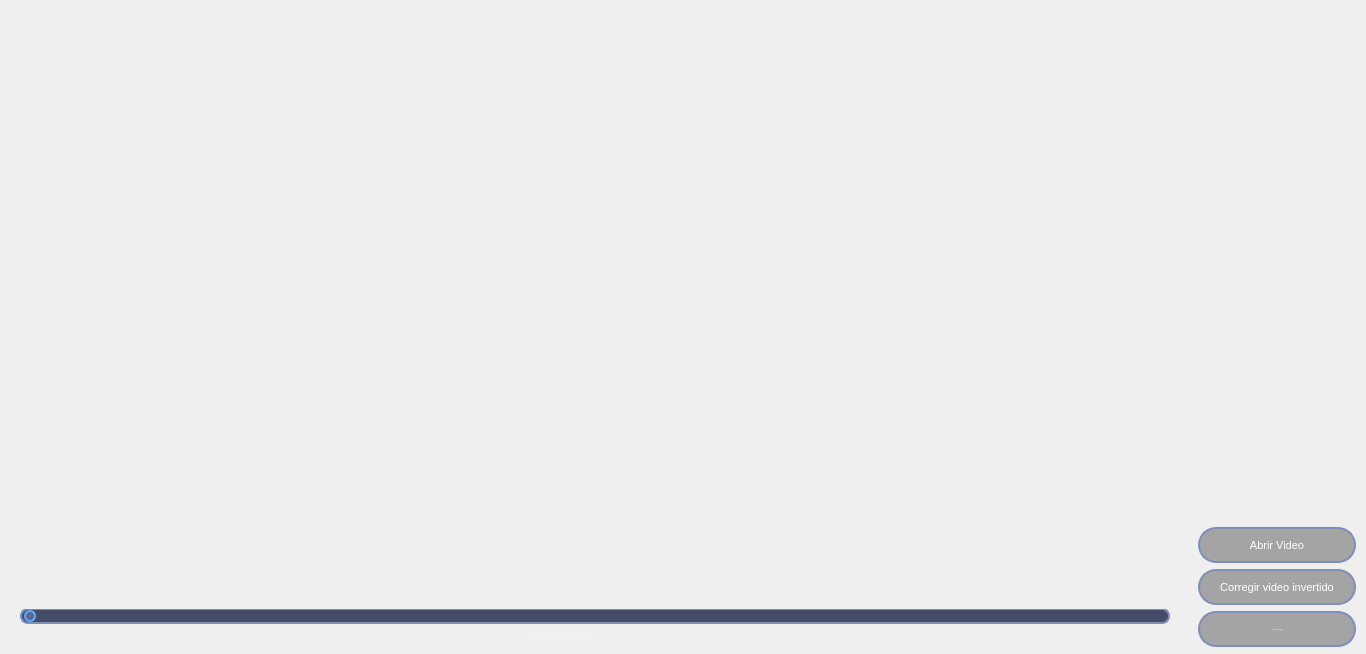
<?xml version="1.0" encoding="UTF-8"?>
<ui version="4.0">
 <class>KeyFrameSelection</class>
 <widget class="QWidget" name="KeyFrameSelection">
  <property name="geometry">
   <rect>
    <x>0</x>
    <y>0</y>
    <width>1366</width>
    <height>654</height>
   </rect>
  </property>
  <property name="sizePolicy">
   <sizepolicy hsizetype="Preferred" vsizetype="Preferred">
    <horstretch>0</horstretch>
    <verstretch>0</verstretch>
   </sizepolicy>
  </property>
  <property name="maximumSize">
   <size>
    <width>16777215</width>
    <height>16777215</height>
   </size>
  </property>
  <property name="font">
   <font>
    <pointsize>8</pointsize>
   </font>
  </property>
  <property name="styleSheet">
   <string notr="true">QLabel {
background-color: none;
color: #FFF;
font: 16px &quot;Open Sans&quot;
}

/* ========================&gt; SLIDERS*/
QSlider {
background-color: none;
color: #FFF;
font: 16px &quot;Open Sans&quot;
}
QSlider::groove:horizontal {
    border: 2px solid rgb(127, 141, 186);
	border-radius: 8px;
    height:8px; /* the groove expands to the size of the slider by default. by giving it a height, it has a fixed size */
    background: rgb(69, 77, 102);
    margin: 2px 0;
	padding:2px;
}
QSlider::handle:horizontal {
    background: rgb(93, 103, 136);
    border: 2px solid rgb(85, 170, 255);
	border-radius: 6px;
    width: 8px;
    margin: -2px 0; /* handle is placed by default on the contents rect of the groove. Expand outside the groove */
}
QSlider::handle:horizontal:hover {
	border-color:rgb(85, 170, 255);
	background-color: rgba(0, 0, 0, 80);	
}

QSlider::handle:horizontal:pressed {
	border-color:rgb(255, 170, 0);
	background-color: rgba(0, 0, 0, 80);
}

/* ========================&gt; PUSH BUTTONS*/
QPushButton{
border-width: 2px;
border-style: solid;
border-color: rgb(127, 141, 186);
border-radius: 18px;
color: #FFF;
background-color:rgba(0, 0, 0, 80);
padding-left: 20px;
padding-right: 20px;
padding-top: 5px;
padding-bottom: 5px;
font: 16px &quot;Open Sans&quot;
}
QPushButton:hover{
border-color:rgb(85, 170, 255);
background-color: rgba(0, 0, 0, 120);
}

QPushButton:pressed{
border-color:rgb(255, 170, 0);
background-color: rgba(0, 0, 0, 150);
}

QPushButton:disabled{
color: rgb(132, 132, 132);
background-color: rgba(0, 0, 0, 180);
}

/*  ========================&gt; MESSAGEBOX*/

QMessageBox{
	border-radius:20px;
	background-color: rgb(106, 116, 154);
}</string>
  </property>
  <layout class="QHBoxLayout" name="horizontalLayout_3">
   <property name="spacing">
    <number>6</number>
   </property>
   <property name="leftMargin">
    <number>4</number>
   </property>
   <property name="topMargin">
    <number>1</number>
   </property>
   <property name="rightMargin">
    <number>4</number>
   </property>
   <property name="bottomMargin">
    <number>1</number>
   </property>
   <item>
    <spacer name="horizontalSpacer_2">
     <property name="orientation">
      <enum>Qt::Horizontal</enum>
     </property>
     <property name="sizeType">
      <enum>QSizePolicy::Minimum</enum>
     </property>
     <property name="sizeHint" stdset="0">
      <size>
       <width>10</width>
       <height>20</height>
      </size>
     </property>
    </spacer>
   </item>
   <item>
    <layout class="QVBoxLayout" name="verticalLayout_2">
     <property name="leftMargin">
      <number>6</number>
     </property>
     <property name="rightMargin">
      <number>6</number>
     </property>
     <item>
      <spacer name="verticalSpacer_2">
       <property name="orientation">
        <enum>Qt::Vertical</enum>
       </property>
       <property name="sizeType">
        <enum>QSizePolicy::Expanding</enum>
       </property>
       <property name="sizeHint" stdset="0">
        <size>
         <width>20</width>
         <height>500</height>
        </size>
       </property>
      </spacer>
     </item>
     <item>
      <widget class="QLabel" name="img_label">
       <property name="enabled">
        <bool>true</bool>
       </property>
       <property name="sizePolicy">
        <sizepolicy hsizetype="Minimum" vsizetype="Minimum">
         <horstretch>0</horstretch>
         <verstretch>0</verstretch>
        </sizepolicy>
       </property>
       <property name="minimumSize">
        <size>
         <width>1000</width>
         <height>563</height>
        </size>
       </property>
       <property name="maximumSize">
        <size>
         <width>16777215</width>
         <height>16777215</height>
        </size>
       </property>
       <property name="styleSheet">
        <string notr="true">background-color: none;</string>
       </property>
       <property name="text">
        <string/>
       </property>
      </widget>
     </item>
     <item>
      <spacer name="verticalSpacer_6">
       <property name="orientation">
        <enum>Qt::Vertical</enum>
       </property>
       <property name="sizeHint" stdset="0">
        <size>
         <width>20</width>
         <height>500</height>
        </size>
       </property>
      </spacer>
     </item>
     <item>
      <widget class="QSlider" name="video_slider">
       <property name="maximumSize">
        <size>
         <width>16777215</width>
         <height>16777215</height>
        </size>
       </property>
       <property name="styleSheet">
        <string notr="true">background-color: none;</string>
       </property>
       <property name="orientation">
        <enum>Qt::Horizontal</enum>
       </property>
      </widget>
     </item>
     <item>
      <layout class="QHBoxLayout" name="horizontalLayout">
       <item>
        <widget class="QLabel" name="txt_frame_actual">
         <property name="styleSheet">
          <string notr="true">background-color: none;
color: rgb(243, 243, 243)</string>
         </property>
         <property name="text">
          <string>Actual Frame</string>
         </property>
         <property name="alignment">
          <set>Qt::AlignRight|Qt::AlignTrailing|Qt::AlignVCenter</set>
         </property>
        </widget>
       </item>
       <item>
        <widget class="QLabel" name="txt_frame_max">
         <property name="font">
          <font>
           <family>Open Sans</family>
           <pointsize>-1</pointsize>
           <weight>50</weight>
           <italic>false</italic>
           <bold>false</bold>
          </font>
         </property>
         <property name="styleSheet">
          <string notr="true">background-color: none;
color: rgb(243, 243, 243)</string>
         </property>
         <property name="text">
          <string>Max Frames</string>
         </property>
         <property name="alignment">
          <set>Qt::AlignRight|Qt::AlignTrailing|Qt::AlignVCenter</set>
         </property>
        </widget>
       </item>
      </layout>
     </item>
     <item>
      <spacer name="verticalSpacer_4">
       <property name="orientation">
        <enum>Qt::Vertical</enum>
       </property>
       <property name="sizeType">
        <enum>QSizePolicy::MinimumExpanding</enum>
       </property>
       <property name="sizeHint" stdset="0">
        <size>
         <width>20</width>
         <height>10</height>
        </size>
       </property>
      </spacer>
     </item>
    </layout>
   </item>
   <item>
    <spacer name="horizontalSpacer">
     <property name="orientation">
      <enum>Qt::Horizontal</enum>
     </property>
     <property name="sizeType">
      <enum>QSizePolicy::Minimum</enum>
     </property>
     <property name="sizeHint" stdset="0">
      <size>
       <width>10</width>
       <height>20</height>
      </size>
     </property>
    </spacer>
   </item>
   <item>
    <layout class="QVBoxLayout" name="verticalLayout_3">
     <property name="leftMargin">
      <number>6</number>
     </property>
     <property name="rightMargin">
      <number>6</number>
     </property>
     <property name="bottomMargin">
      <number>6</number>
     </property>
     <item>
      <spacer name="verticalSpacer">
       <property name="orientation">
        <enum>Qt::Vertical</enum>
       </property>
       <property name="sizeType">
        <enum>QSizePolicy::Expanding</enum>
       </property>
       <property name="sizeHint" stdset="0">
        <size>
         <width>20</width>
         <height>40</height>
        </size>
       </property>
      </spacer>
     </item>
     <item>
      <widget class="QPushButton" name="open_video">
       <property name="minimumSize">
        <size>
         <width>0</width>
         <height>36</height>
        </size>
       </property>
       <property name="maximumSize">
        <size>
         <width>16777215</width>
         <height>36</height>
        </size>
       </property>
       <property name="styleSheet">
        <string notr="true"/>
       </property>
       <property name="text">
        <string>Abrir Video</string>
       </property>
      </widget>
     </item>
     <item>
      <widget class="QPushButton" name="convertir">
       <property name="minimumSize">
        <size>
         <width>0</width>
         <height>36</height>
        </size>
       </property>
       <property name="maximumSize">
        <size>
         <width>16777215</width>
         <height>36</height>
        </size>
       </property>
       <property name="styleSheet">
        <string notr="true"/>
       </property>
       <property name="text">
        <string>Corregir video invertido</string>
       </property>
      </widget>
     </item>
     <item>
      <widget class="QPushButton" name="select_keyframe">
       <property name="minimumSize">
        <size>
         <width>0</width>
         <height>36</height>
        </size>
       </property>
       <property name="maximumSize">
        <size>
         <width>16777215</width>
         <height>36</height>
        </size>
       </property>
       <property name="font">
        <font>
         <family>Open Sans</family>
         <pointsize>-1</pointsize>
         <weight>50</weight>
         <italic>false</italic>
         <bold>false</bold>
        </font>
       </property>
       <property name="styleSheet">
        <string notr="true"/>
       </property>
       <property name="text">
        <string> SELECCIONAR KEYFRAME </string>
       </property>
      </widget>
     </item>
    </layout>
   </item>
  </layout>
 </widget>
 <resources/>
 <connections/>
</ui>
